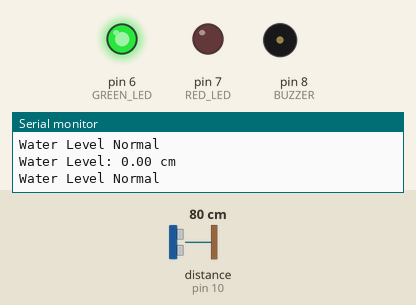
Simulated run of this sketch. Board: Arduino Uno, built with avr-gcc and run on an emulated ATmega328P. Parts: output pins drawn as LEDs (lit = HIGH), buzzer (waves = sounding, pin HIGH), the last lines printed to the serial monitor. Wiring (inferred from the names in the program): ultrasonic range finder: trigger pin 9; echo pin 10. The test bench sets the inputs (shaded band); at power-on: distance to the obstacle (sensor on pin 10) 80 cm. The echo pulse lasts 58.3 µs per cm; pins used as bus, display or sensor lines are not drawn.

Above: at 1.3 s.
1.4 s: distance to the obstacle (sensor on pin 10) set to 22 cm
2.9 s: distance to the obstacle (sensor on pin 10) set to 18 cm
At 4.2 s:
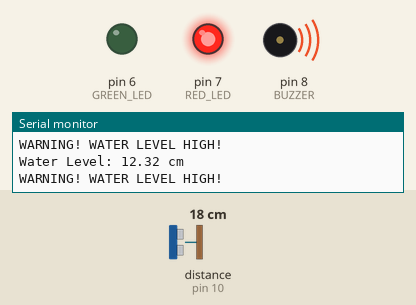
4.5 s: distance to the obstacle (sensor on pin 10) set to 120 cm
At 4.8 s:
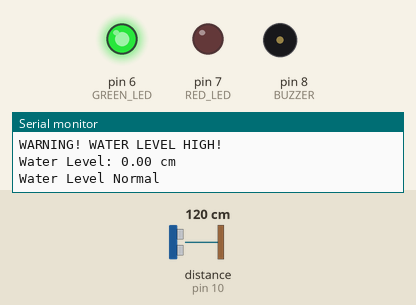
6.0 s: distance to the obstacle (sensor on pin 10) set to 2 cm
At 6.6 s:
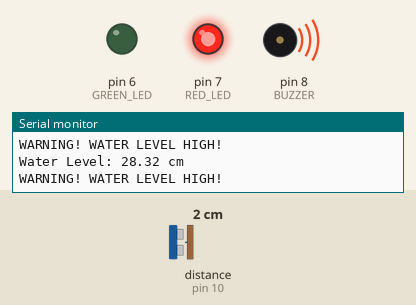
Timing chart, 0 to 8.5 s (numbered marks = the images above; inputs shaded):
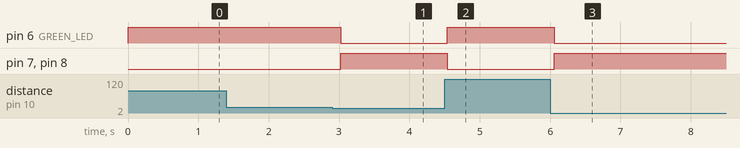

The sketch:

sketch_nov17a.ino
```cpp
#define TRIG 9
#define ECHO 10
#define BUZZER 8
#define RED_LED 7
#define GREEN_LED 6

// ความสูงของภาชนะ (เซนติเมตร)
const float tankHeight = 30.0;

// ระดับน้ำที่ต้องการให้แจ้งเตือน
const float warningLevel = 10.0;

void setup() {
  Serial.begin(9600);

  pinMode(TRIG, OUTPUT);
  pinMode(ECHO, INPUT);
  pinMode(BUZZER, OUTPUT);
  pinMode(RED_LED, OUTPUT);
  pinMode(GREEN_LED, OUTPUT);
}

void loop() {

  // ส่งคลื่น Ultrasonic
  digitalWrite(TRIG, LOW);
  delayMicroseconds(2);

  digitalWrite(TRIG, HIGH);
  delayMicroseconds(10);
  digitalWrite(TRIG, LOW);

  // รับค่าระยะทาง
  long duration = pulseIn(ECHO, HIGH, 30000);

  if (duration == 0) {
    Serial.println("Sensor Error");
    delay(500);
    return;
  }

  float distance = duration * 0.0343 / 2;

  // คำนวณระดับน้ำ
  float waterLevel = tankHeight - distance;

  if (waterLevel < 0) {
    waterLevel = 0;
  }

  Serial.print("Water Level: ");
  Serial.print(waterLevel);
  Serial.println(" cm");

  // ตรวจสอบระดับน้ำ
  if (waterLevel >= warningLevel) {

    digitalWrite(BUZZER, HIGH);
    digitalWrite(RED_LED, HIGH);
    digitalWrite(GREEN_LED, LOW);

    Serial.println("WARNING! WATER LEVEL HIGH!");

  } else {

    digitalWrite(BUZZER, LOW);
    digitalWrite(RED_LED, LOW);
    digitalWrite(GREEN_LED, HIGH);

    Serial.println("Water Level Normal");
  }

  delay(500);
}
```

Measured:
- the behaviour switches between 21 and 20 cm on distance to the obstacle (sensor on pin 10) (found by bisection; images 0 and 1)
- after the input at 2.9 s, pin 6 (GREEN_LED): HIGH → LOW after 0.13 s; pin 7 (RED_LED), pin 8 (BUZZER): LOW → HIGH after 0.13 s
- after the input at 4.5 s, pin 6 (GREEN_LED): LOW → HIGH at once; pin 7 (RED_LED), pin 8 (BUZZER): HIGH → LOW at once
- after the input at 6.0 s, pin 6 (GREEN_LED): HIGH → LOW after 0.06 s; pin 7 (RED_LED), pin 8 (BUZZER): LOW → HIGH after 0.06 s
